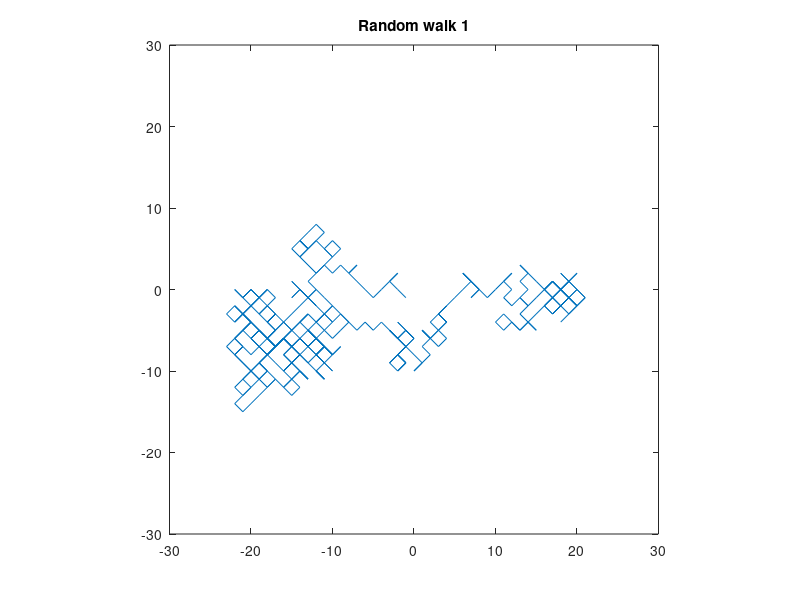

Reproduce this figure in MATLAB.
%%% Generating random values for an array of 100 numbers
walklength = 500;
xlist = rand([walklength,1]);
stepx = xlist>0.5;
stepx = 1 - 2*stepx;
ylist = rand([walklength,1]);
stepy = ylist>0.5;
stepy = 1 - 2*stepy;
toplot = [stepx'; stepy'];
toplot = cumsum(toplot, 2);

% Now we actually plot it 

plot(toplot(1,:),toplot(2,:))
axis equal, xlim([-30,30]), ylim([-30,30]);
title(['Random walk 1'])


